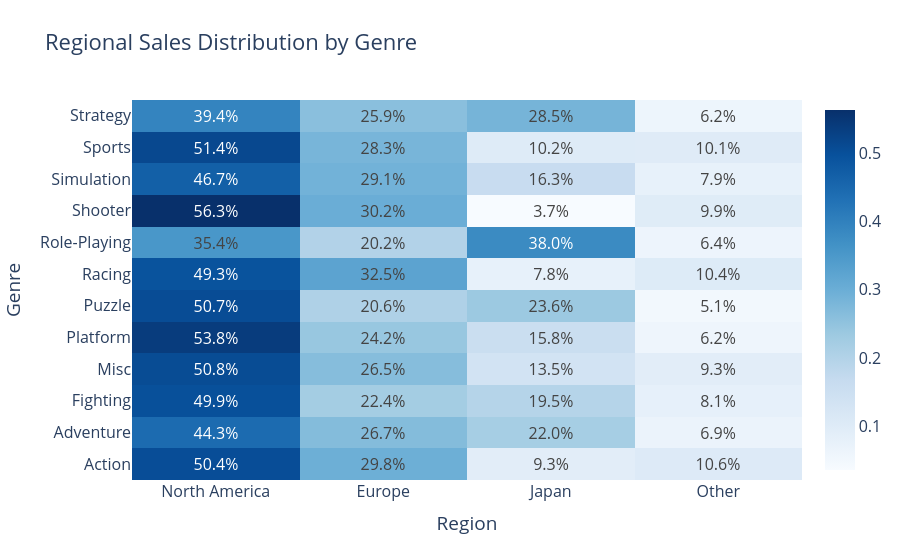

Write notebook code for a chart like this one.
### Code cell
#Dashboard - Regional heatmap by genre

#---- Data ---
heatmap_data = df1.groupby("Genre")[["NA_Sales", "EU_Sales", "JP_Sales", "Other_Sales"]].sum().round(1)

heatmap_normalized = heatmap_data.div(heatmap_data.sum(axis=1), axis=0,)
heatmap_normalized.columns = ["North America", "Europe", "Japan", "Other"]
#---- Plot ----
fig3 = go.Figure()

fig3.add_trace(go.Heatmap(
    z=heatmap_normalized.values,
    x=heatmap_normalized.columns.tolist(),
    y=heatmap_normalized.index.tolist(),
    colorscale='Blues',
    text=[[f'{v:.1%}' for v in row] for row in heatmap_normalized.values],
    texttemplate='%{text}',
    hovertemplate="<b>Genre:</b> %{y}<br><b>Region:</b> %{x}<br><b>Sales Share:</b> %{z:.1%}<extra></extra>"
))
fig3.update_layout(title="Regional Sales Distribution by Genre", font=dict(size=16),
                   xaxis_title="Region",
                   yaxis_title="Genre",
                   template="plotly_white",
)
fig3.show()

### Figure 1 — Plotly figure (JSON) as saved in the notebook; plotly's stock layout.template omitted (floating-point values rounded to 4 significant figures)
{"data": [{"colorscale": [[0, "rgb(247,251,255)"], [0.125, "rgb(222,235,247)"], [0.25, "rgb(198,219,239)"], [0.375, "rgb(158,202,225)"], [0.5, "rgb(107,174,214)"], [0.625, "rgb(66,146,198)"], [0.75, "rgb(33,113,181)"], [0.875, "rgb(8,81,156)"], [1, "rgb(8,48,107)"]], "hovertemplate": "<b>Genre:</b> %{y}<br><b>Region:</b> %{x}<br><b>Sales Share:</b> %{z:.1%}<extra></extra>", "text": [["50.4%", "29.8%", "9.3%", "10.6%"], ["44.3%", "26.7%", "22.0%", "6.9%"], ["49.9%", "22.4%", "19.5%", "8.1%"], ["50.8%", "26.5%", "13.5%", "9.3%"], ["53.8%", "24.2%", "15.8%", "6.2%"], ["50.7%", "20.6%", "23.6%", "5.1%"], ["49.3%", "32.5%", "7.8%", "10.4%"], ["35.4%", "20.2%", "38.0%", "6.4%"], ["56.3%", "30.2%", "3.7%", "9.9%"], ["46.7%", "29.1%", "16.3%", "7.9%"], ["51.4%", "28.3%", "10.2%", "10.1%"], ["39.4%", "25.9%", "28.5%", "6.2%"]], "texttemplate": "%{text}", "type": "heatmap", "x": ["North America", "Europe", "Japan", "Other"], "y": ["Action", "Adventure", "Fighting", "Misc", "Platform", "Puzzle", "Racing", "Role-Playing", "Shooter", "Simulation", "Sports", "Strategy"], "z": [[0.504, 0.2976, 0.09254, 0.1058], [0.4432, 0.2673, 0.2201, 0.06944], [0.4991, 0.2241, 0.1955, 0.08132], [0.5075, 0.265, 0.1347, 0.09271], [0.5382, 0.2421, 0.158, 0.06173], [0.5066, 0.2061, 0.2362, 0.05111], [0.4932, 0.3246, 0.07781, 0.1044], [0.3539, 0.2019, 0.3804, 0.06377], [0.5627, 0.3015, 0.03687, 0.09892], [0.4668, 0.2908, 0.1635, 0.07891], [0.5141, 0.2831, 0.1018, 0.101], [0.3936, 0.2593, 0.2851, 0.06196]]}], "layout": {"font": {"size": 16}, "title": {"text": "Regional Sales Distribution by Genre"}, "xaxis": {"title": {"text": "Region"}}, "yaxis": {"title": {"text": "Genre"}}}}
